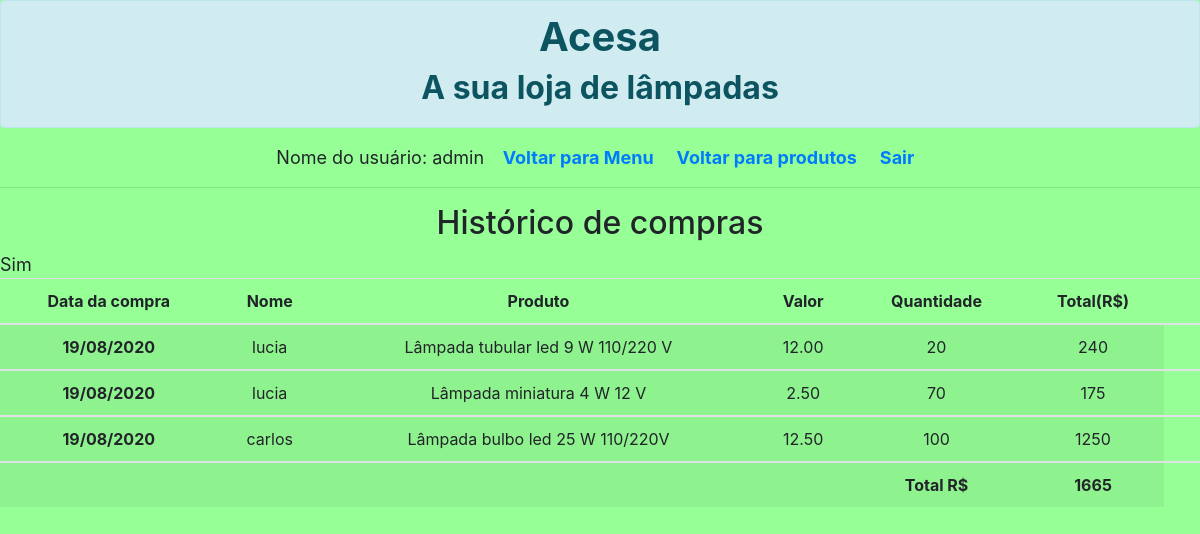
Page /restrito_compra_historico.php (signed in) on the committed database.
### tables this page shows
CREATE TABLE `usuario` (
  `id_usu` int(11) NOT NULL,
  `login` varchar(45) NOT NULL,
  `senha` varchar(45) NOT NULL,
  `admin` varchar(3) NOT NULL
);

CREATE TABLE `compra` (
  `id_compra` int(11) NOT NULL,
  `data` varchar(15) NOT NULL,
  `nome` varchar(15) NOT NULL,
  `rotulo` varchar(100) NOT NULL,
  `preco_compra` decimal(9,2) NOT NULL,
  `quantidade` int(6) NOT NULL,
  `comprado` varchar(1) NOT NULL
);

### restrito_compra_historico.php (the view, shortened to what this page needs)
<?php
    include("banco.php");
?>
<html lang="pt-br">
  <head>
    <link rel="stylesheet" href="https://stackpath.bootstrapcdn.com/bootstrap/4.1.3/css/bootstrap.min.css">
  </head>
  <body>
<div class="alert alert-info" role="alert">
  <h1 align="center"><b>Acesa</b></h1>
<h2 align="center"><b>A sua loja de lâmpadas</b></h2>
</div>
<div align=center>
<?php
						$user = $_SESSION["user"];
							echo "Nome do usuário: ";
							echo $user;
							echo "<a href='restrito_opcoes.php' style='text-decoration:none; font-weight:bold;'>&nbsp;&nbsp;Voltar para Menu&nbsp;</a>";
							echo "<a href='restrito_produtos.php' style='text-decoration:none; font-weight:bold;'>&nbsp;&nbsp;Voltar para produtos&nbsp;</a>";
							echo "<a href='restrito_sair.php' style='text-decoration:none; font-weight:bold;'>&nbsp;&nbsp;Sair&nbsp;</a>";
?>
</div>
<hr/>
<h2>Histórico de compras</h2>
<?php
		$estatus="SELECT * FROM usuario where login='".$user."'";
		$permission=(mysqli_query($conexao,$estatus));
		$permission2=mysqli_fetch_assoc($permission);
		echo $permission2['admin'];
		if($permission2['admin']=='Sim'){
			$dados1 = mysqli_query($conexao,"SELECT * FROM compra where comprado='X' ORDER BY id_compra DESC")
		    or die(mysqli_error($conexao));
		}else{
			$dados1 = mysqli_query($conexao,"SELECT * FROM compra where comprado='X' and nome='".$user."' ORDER BY id_compra DESC")
		    or die(mysqli_error($conexao));
		}
 ?>
	<table class="table table-striped">
  <thead align="center">
    <tr>
      <th scope="col">Data da compra</th>
      <th scope="col">Nome</th>
      <th scope="col">Produto</th>
	  <th scope="col">Valor</th>
	  <th scope="col">Quantidade</th>
	  <th scope="col">Total(R$)</th>
	  <th scope="col"></th>
    </tr>
  </thead>
  <?php
  $total=0;
  while($dados2 = mysqli_fetch_array($dados1)){
	  echo "<tbody align='center'>";
		echo '<tr>';
		  echo '<th scope="row">'.$dados2['data'].'</th>';
		  echo '<td>'.$dados2['nome'].'</td>';
		  echo '<td>'.$dados2['rotulo'].'</td>';
		  echo '<td>'.$dados2['preco_compra'].'</td>';
		  echo '<td>'.$dados2['quantidade'].'</td>';
		  echo '<td>'.$dados2['preco_compra']*$dados2['quantidade'].'</td>';
		  $total+=$dados2['preco_compra']*$dados2['quantidade'];
		echo '</tr>';
	  echo "</tbody>";
	}
	echo "<tbody align='center'>";
		echo '<tr>';
		  echo '<th scope="row"></th>';
		  echo '<th scope="row"></th>';
		  echo '<th scope="row"></th>';
		  echo '<th scope="row"></th>';
		  echo '<th scope="row">Total R$</th>';
		  echo '<th scope="row">'.$total.'</th>';
		echo '</tr>';
	echo '</tbody>';
	?>
	</table>
  </body>
</html>

### restrito_compra_historico.php (style rules this page uses)
body { font-size:18px; font-style: normal; }
body { background-color: rgb(150,255,150); }
h1 { text-align: center; }
h2 { text-align: center; }

### rows in the picture
usuario: admin "Sim"
compra: data "19/08/2020", nome "lucia", rotulo "Lâmpada tubular led 9 W 110/220 V", preco_compra "12.00", quantidade "20", $dados2['preco_compra']*$dados2['quantidade'] "240"
compra: data "19/08/2020", nome "lucia", rotulo "Lâmpada miniatura 4 W 12 V", preco_compra "2.50", quantidade "70", $dados2['preco_compra']*$dados2['quantidade'] "175"
compra: data "19/08/2020", nome "carlos", rotulo "Lâmpada bulbo led 25 W 110/220V", preco_compra "12.50", quantidade "100", $dados2['preco_compra']*$dados2['quantidade'] "1250"

### other values in the picture
$user "admin"
$total "1665"
